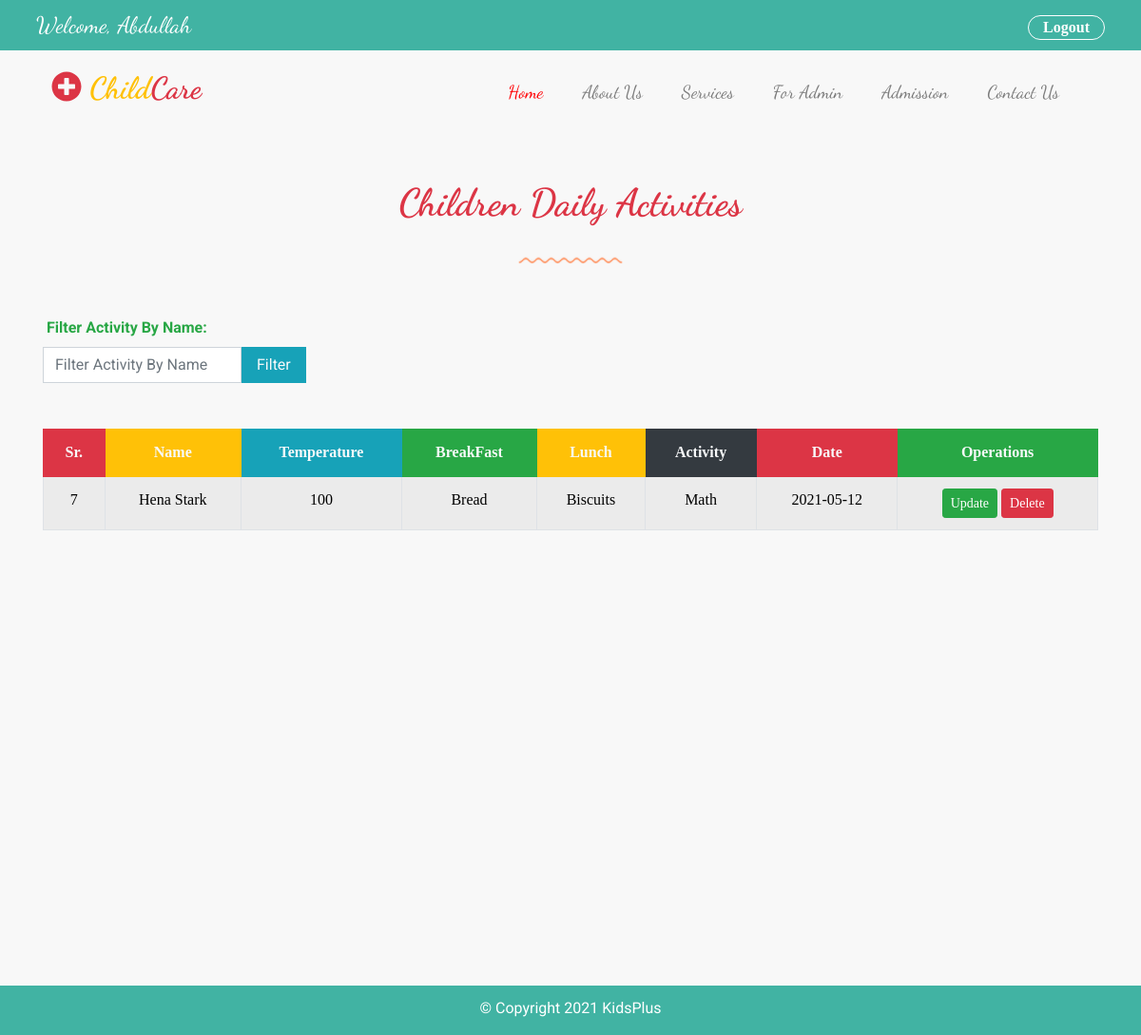
/admin/children_activities.php (signed in), run on the app's committed database.
### tables this page shows
CREATE TABLE `daily_activity` (
  `id` int(16) NOT NULL,
  `name` varchar(255) NOT NULL,
  `temperature` int(4) NOT NULL,
  `breakfast` varchar(255) NOT NULL,
  `lunch` varchar(255) NOT NULL,
  `activity` varchar(255) NOT NULL,
  `activity_date` date NOT NULL,
  `child_id` int(16) DEFAULT NULL
);

### admin/children_activities.php (the view, shortened to what this page needs)
<?php
require '../database/connection.php';
?>
<!DOCTYPE html>
<html lang="en">
<head>
    <link rel="stylesheet" href="https://maxcdn.bootstrapcdn.com/bootstrap/4.0.0/css/bootstrap.min.css">
    <link type="text/css" rel="stylesheet" href="../assets/css/style.css">
    <link type="text/css" rel="stylesheet" href="../assets/css/media.css">
    <link type="text/css" rel="stylesheet" href="../assets/css/fontawesome.css">
</head>
<body>
<?php require  'header.php';?>
<section class="container parent-section admin-section mt-5 mb-5" >
    <div class="row heading-row mb-5">
        <div class="col-sm-12 col-md-12 col-lg-12 text-center">
            <h1 class="text-danger font-weight-bold"> Children Daily Activities</h1>
            <div class="mt-4">
                <img src="../assets/images/line-dec-2.png" alt="">
            </div>
        </div>
    </div>
    <div class="row filter-row">
        <div class="col-sm-12 col-md-12 col-lg-12 filter-record">
            <div class="content d-flex justify-content-start flex-row w-100">
                <form method="post" action="filter_children_activity.php" class="d-flex justify-content-start flex-row">
                    <div class="form-group">
                        <label class="text-success ml-1 font-weight-bold">Filter Activity By Name:</label>
                        <input type="text" name="filter-act" placeholder="Filter Activity By Name" class="form-control rounded-0" style="box-shadow: none !important; ">
                    </div>
                    <div class="form-group">
                        <button type="submit" name="filter" class="btn btn-md btn-info text-light rounded-0" style="margin: 32px 0px; padding:6px 15px;">Filter</button>
                    </div>
                </form>
            </div>
        </div>
    </div>
    <div class="row table-row">
        <div class="col-sm-12 col-md12 col-lg-12 staff-table ">
            <table class="table-striped table-hover table-bordered table table-responsive-md">
                <thead class="bg-warning text-center text-dark">
                <tr>
                    <th class="bg-danger border-danger text-light">Sr.</th>
                    <th class="bg-warning border-warning text-light">Name</th>
                    <th class="bg-info border-info text-light">Temperature</th>
                    <th class="bg-success border-success text-light">BreakFast</th>
                     <th class="bg-warning border-warning text-light">Lunch</th>
                    <th class="bg-dark border-dark text-light">Activity</th>
                    <th class="bg-danger border-danger text-light">Date</th>
                    <th class="bg-success border-success text-light">Operations</th>
                </tr>
                </thead>
                <tbody class="text-center text-dark">
                <?php
                    $query = "SELECT * FROM daily_activity";
                        $execute_query = mysqli_query($connection, $query);
                        if(mysqli_num_rows($execute_query) > 0){
                            while($row = mysqli_fetch_assoc($execute_query)){
                                $id = $row['id'];
                ?>
                <tr>
                    <td><?php echo $id;?></td>
                    <td><?php echo $row['name'];?></td>
                    <td><?php echo $row['temperature'];?></td>
                    <td><?php echo $row['breakfast'];?></td>
                    <td><?php echo $row['lunch'];?></td>
                    <td><?php echo $row['activity'];?></td>
                    <td><?php echo $row['activity_date'];?></td>
                    <td>
                        <a href="update_child_activity.php?id=<?php echo $id ;?> " class="btn btn-success bg-success btn-sm ">Update</a>
                        <a href="delete_child_activity.php?id=<?php echo $id ;?> " class="btn btn-danger bg-danger btn-sm ">Delete</a>
                    </td>
                </tr>
                <?php
                    }
                    }
                ?>
                </tbody>
            </table>
        </div>
    </div>
</section>
<?php require  'footer.php';?>
</body>
</html>

### assets/css/style.css (style rules this page uses)
:root { --body-background : #f8f8f8; --header-background: #41b3a3; --white: #fff; --black:#000; --blue : #005cbf; --red : #ff0004; --orange:#fd7e14; --sky:#17a2b8; --aqua:#41b3a3; --tomato:#FF6347; --tan:#D7B98C; --yellow:#FFFF00; --warning: #ffc107; --darkgray:#999999; --smoke:#E8E8E8; }
body { background-color: var(--body-background); position: relative; margin: 0px; padding: 0px; box-sizing: border-box; font-family: 'Roboto', sans-serif !important; }
section h1, h2, h3, h4, a, span { font-family: 'Dancing Script', cursive; }
section a { font-size: 1.2em; }
.room-item h1, p, a { color: var(--white); }
table tr th, table tr td a { font-family: "Times New Roman"; }
table tr td { color:var(--black); font-family: "Times New Roman"; }
.public-section, .admin-section { min-height: 100vh; }

### data on the page
daily_activity: id "7", name "Hena Stark", temperature "100", breakfast "Bread", lunch "Biscuits", activity "Math", activity_date "2021-05-12"
